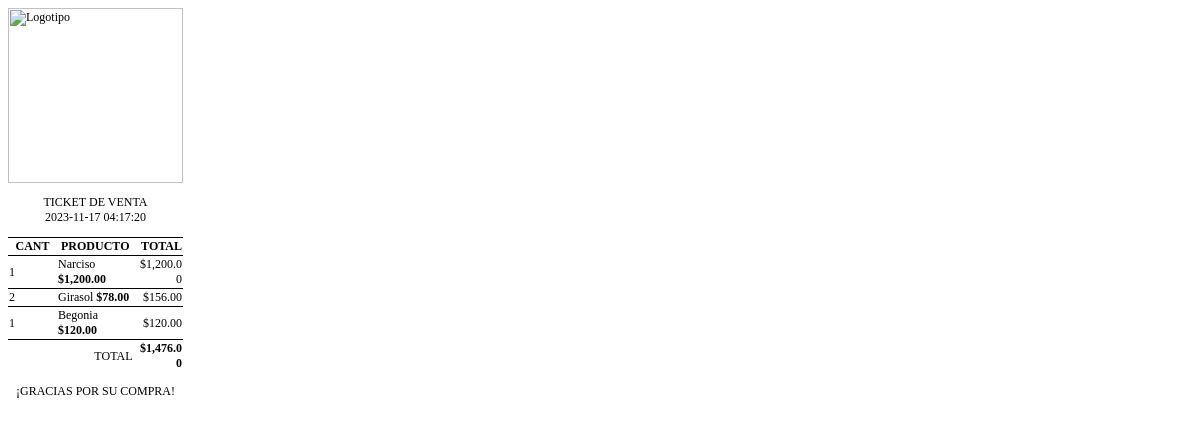
/imprimirTicket.php?id=25, run on the app's committed database.
### tables this page shows
CREATE TABLE `ventas` (
  `id` bigint(20) UNSIGNED NOT NULL,
  `fecha` datetime NOT NULL,
  `total` decimal(7,2) DEFAULT NULL
);

CREATE TABLE `productos_vendidos` (
  `id` bigint(20) UNSIGNED NOT NULL,
  `id_producto` bigint(20) UNSIGNED NOT NULL,
  `cantidad` bigint(20) UNSIGNED NOT NULL,
  `id_venta` bigint(20) UNSIGNED NOT NULL
);

CREATE TABLE `flor_temporada` (
  `idflortempo` bigint(20) UNSIGNED NOT NULL,
  `idpedido` varchar(55) NOT NULL,
  `temporada` varchar(55) NOT NULL,
  `tipoflor` varchar(55) NOT NULL,
  `nombreped` varchar(55) NOT NULL,
  `cantidadped` int(2) NOT NULL,
  `nota` varchar(60) NOT NULL,
  `tipopago` varchar(55) NOT NULL,
  `precio` decimal(5,0) NOT NULL,
  `existencia` decimal(5,2) NOT NULL
);

### imprimirTicket.php (the view, shortened to what this page needs)
<?php
$id = $_GET["id"];
include_once "base_de_datos.php";
$sentencia = $base_de_datos->prepare("SELECT id, fecha, total FROM ventas WHERE id = ?");
$sentencia->execute([$id]);
$venta = $sentencia->fetchObject();
$sentenciaProductos = $base_de_datos->prepare("SELECT p.idflortempo, p.tipoflor ,p.precio, pv.cantidad
FROM flor_temporada p
INNER JOIN
productos_vendidos pv
ON p.idflortempo = pv.id_producto
WHERE pv.id_venta = ?");
$sentenciaProductos->execute([$id]);
$productos = $sentenciaProductos->fetchAll();
?>
<body>
    <div class="ticket">
        <img src="./logo.png" alt="Logotipo">
        <p class="centrado">TICKET DE VENTA
            <br><?php echo $venta->fecha; ?>
        </p>
        <table>
            <thead>
                <tr>
                    <th class="cantidad">CANT</th>
                    <th class="producto">PRODUCTO</th>
                    <th class="precio">TOTAL</th>
                </tr>
            </thead>
            <tbody>
                <?php
                $total = 0;
                foreach ($productos as $producto) {
                    $subtotal = $producto->precio * $producto->cantidad;
                    $total += $subtotal;
                ?>
                    <tr>
                        <td class="cantidad"><?php echo $producto->cantidad;  ?></td>
                        <td class="producto"><?php echo $producto->tipoflor;  ?> <strong>$<?php echo number_format($producto->precio, 2) ?></strong></td>
                        <td class="precio">$<?php echo number_format($subtotal, 2)  ?></td>
                    </tr>
                <?php } ?>
                <tr>
                    <td colspan="2" style="text-align: right;">TOTAL</td>
                    <td class="precio">
                        <strong>$<?php echo number_format($total, 2) ?></strong>
                    </td>
                </tr>
            </tbody>
        </table>
        <p class="centrado">¡GRACIAS POR SU COMPRA!
        </p>
    </div>
</body>

### imprimirTicket.php (style rules this page uses)
* { font-size: 12px; font-family: 'Times New Roman'; }
td, th, tr, table { border-top: 1px solid black; border-collapse: collapse; }
td.producto, th.producto { width: 75px; max-width: 75px; }
td.cantidad, th.cantidad { width: 50px; max-width: 50px; word-break: break-all; }
td.precio, th.precio { width: 50px; max-width: 50px; word-break: break-all; text-align: right; }
.centrado { text-align: center; align-content: center; }
.ticket { width: 175px; max-width: 175px; }
img { max-width: inherit; width: inherit; }

### data on the page
ventas: fecha "2023-11-17 04:17:20"
productos_vendidos: cantidad "1", id_producto.tipoflor "Narciso", id_producto.precio "1,200.00", subtotal "1,200.00"
productos_vendidos: cantidad "2", id_producto.tipoflor "Girasol", id_producto.precio "78.00", subtotal "156.00"
productos_vendidos: cantidad "1", id_producto.tipoflor "Begonia", id_producto.precio "120.00", subtotal "120.00"

### other printed values
$total "1,476.00"
